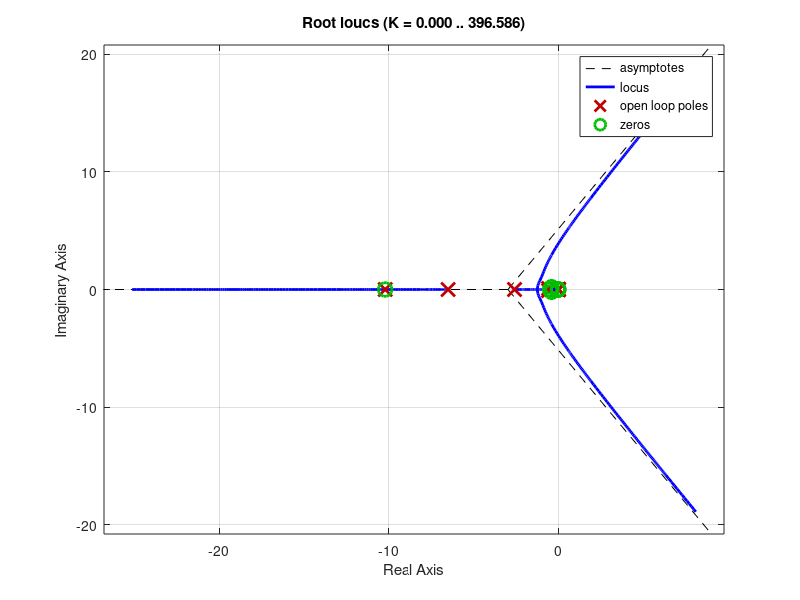

Reproduce this figure in MATLAB. (Note: this script raises an error after producing the figure.)
clear
close all
clc


% Requirements
    MP = 30; %Overshoot
    RT = 1; %Rise time

    df = -log(MP/100) * sqrt(1/(pi^2 + log(MP/100)^2)); %Find dampning factor
    
    
% Plant (Angle loop - Dynamics)
    
    G = tf([0.0001189,0.001309,0.0009945,0.0002427,0,0,0],[4.357e-06,8.892e-05,0.0005726,0.001309,0.0009945,0.0002427,0,0,0]) * tf(9.82,[1,0,0]);
    

% Controller
    
    K = 0.05;
    KD = 0.1;
    KI = 0.001;
    
    Deri = tf([1,0],1);
    Intg = tf(1,[1,0]);
    
    D = K + KD * Deri + KI * Intg;
    

    
% Plot root locus 
    figure(), rlocus(G*D);
    
% Draw our requirements on the graph
    line(tan(acos(df)+(pi/2)));
    circle(0,0,(1.8/RT));

% At last draw the closed loop step response
    CL = (G*D)/(1+G*D);
    
    figure(), step(CL);
    [y, t] = step(CL);
    sse = abs(1-y(length(y)));
    stepinfo(CL)
    
    
    
    
    
    
    
    
% For drawing circles
function h = circle(x,y,r)
hold on
th = 0:pi/50:2*pi;
xunit = r * cos(th) + x;
yunit = r * sin(th) + y;
h = plot(xunit, yunit);
hold off
end

% For drawing lines
function h = line(a)
hold on
xunit = -100:100;
yunit = a * xunit;
h = plot(xunit, yunit);
hold off
end


